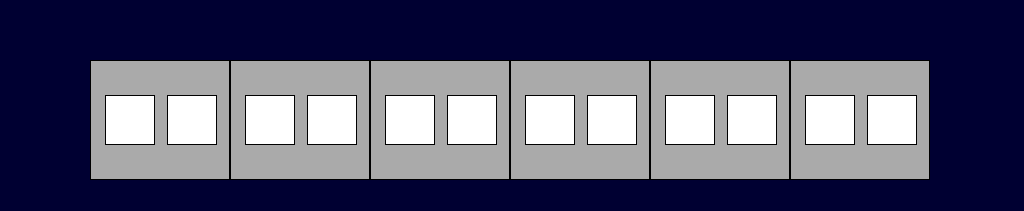
<?xml version="1.0" encoding="UTF-8"?>
<ui version="4.0">
 <class>VehicleBrakePage</class>
 <widget class="QWidget" name="VehicleBrakePage">
  <property name="geometry">
   <rect>
    <x>0</x>
    <y>0</y>
    <width>1024</width>
    <height>211</height>
   </rect>
  </property>
  <property name="windowTitle">
   <string>Form</string>
  </property>
  <property name="styleSheet">
   <string notr="true">QWidget
{
	background-color: rgb(0,0,50);
}
QLabel
{

font:24px,&quot;微软雅黑&quot;;
border:1px solid black;
}</string>
  </property>
  <widget class="QLabel" name="LBLM2">
   <property name="geometry">
    <rect>
     <x>510</x>
     <y>60</y>
     <width>140</width>
     <height>120</height>
    </rect>
   </property>
   <property name="styleSheet">
    <string notr="true">background-color:rgb(170,170,170);</string>
   </property>
   <property name="text">
    <string/>
   </property>
  </widget>
  <widget class="QLabel" name="LBLM1">
   <property name="geometry">
    <rect>
     <x>370</x>
     <y>60</y>
     <width>140</width>
     <height>120</height>
    </rect>
   </property>
   <property name="styleSheet">
    <string notr="true">background-color:rgb(170,170,170);</string>
   </property>
   <property name="text">
    <string/>
   </property>
  </widget>
  <widget class="QLabel" name="LBLMP1">
   <property name="geometry">
    <rect>
     <x>230</x>
     <y>60</y>
     <width>140</width>
     <height>120</height>
    </rect>
   </property>
   <property name="styleSheet">
    <string notr="true">background-color:rgb(170,170,170);</string>
   </property>
   <property name="text">
    <string/>
   </property>
  </widget>
  <widget class="QLabel" name="LBLTC1">
   <property name="geometry">
    <rect>
     <x>90</x>
     <y>60</y>
     <width>140</width>
     <height>120</height>
    </rect>
   </property>
   <property name="styleSheet">
    <string notr="true">background-color:rgb(170,170,170);</string>
   </property>
   <property name="text">
    <string/>
   </property>
  </widget>
  <widget class="QLabel" name="LBLTC2">
   <property name="geometry">
    <rect>
     <x>790</x>
     <y>60</y>
     <width>140</width>
     <height>120</height>
    </rect>
   </property>
   <property name="styleSheet">
    <string notr="true">background-color:rgb(170,170,170);</string>
   </property>
   <property name="text">
    <string/>
   </property>
  </widget>
  <widget class="QLabel" name="LBLMP2">
   <property name="geometry">
    <rect>
     <x>650</x>
     <y>60</y>
     <width>140</width>
     <height>120</height>
    </rect>
   </property>
   <property name="styleSheet">
    <string notr="true">background-color:rgb(170,170,170);</string>
   </property>
   <property name="text">
    <string/>
   </property>
  </widget>
  <widget class="QLabel" name="lbl_brake1_1">
   <property name="geometry">
    <rect>
     <x>105</x>
     <y>95</y>
     <width>50</width>
     <height>50</height>
    </rect>
   </property>
   <property name="styleSheet">
    <string notr="true">background-color: rgb(255, 255, 255);</string>
   </property>
   <property name="text">
    <string/>
   </property>
  </widget>
  <widget class="QLabel" name="lbl_brake1_2">
   <property name="geometry">
    <rect>
     <x>167</x>
     <y>95</y>
     <width>50</width>
     <height>50</height>
    </rect>
   </property>
   <property name="styleSheet">
    <string notr="true">background-color: rgb(255, 255, 255);</string>
   </property>
   <property name="text">
    <string/>
   </property>
  </widget>
  <widget class="QLabel" name="lbl_brake2_1">
   <property name="geometry">
    <rect>
     <x>245</x>
     <y>95</y>
     <width>50</width>
     <height>50</height>
    </rect>
   </property>
   <property name="styleSheet">
    <string notr="true">background-color: rgb(255, 255, 255);</string>
   </property>
   <property name="text">
    <string/>
   </property>
  </widget>
  <widget class="QLabel" name="lbl_brake2_2">
   <property name="geometry">
    <rect>
     <x>307</x>
     <y>95</y>
     <width>50</width>
     <height>50</height>
    </rect>
   </property>
   <property name="styleSheet">
    <string notr="true">background-color: rgb(255, 255, 255);</string>
   </property>
   <property name="text">
    <string/>
   </property>
  </widget>
  <widget class="QLabel" name="lbl_brake3_1">
   <property name="geometry">
    <rect>
     <x>385</x>
     <y>95</y>
     <width>50</width>
     <height>50</height>
    </rect>
   </property>
   <property name="styleSheet">
    <string notr="true">background-color: rgb(255, 255, 255);</string>
   </property>
   <property name="text">
    <string/>
   </property>
  </widget>
  <widget class="QLabel" name="lbl_brake3_2">
   <property name="geometry">
    <rect>
     <x>447</x>
     <y>95</y>
     <width>50</width>
     <height>50</height>
    </rect>
   </property>
   <property name="styleSheet">
    <string notr="true">background-color: rgb(255, 255, 255);</string>
   </property>
   <property name="text">
    <string/>
   </property>
  </widget>
  <widget class="QLabel" name="lbl_brake4_1">
   <property name="geometry">
    <rect>
     <x>525</x>
     <y>95</y>
     <width>50</width>
     <height>50</height>
    </rect>
   </property>
   <property name="styleSheet">
    <string notr="true">background-color: rgb(255, 255, 255);</string>
   </property>
   <property name="text">
    <string/>
   </property>
  </widget>
  <widget class="QLabel" name="lbl_brake4_2">
   <property name="geometry">
    <rect>
     <x>587</x>
     <y>95</y>
     <width>50</width>
     <height>50</height>
    </rect>
   </property>
   <property name="styleSheet">
    <string notr="true">background-color: rgb(255, 255, 255);</string>
   </property>
   <property name="text">
    <string/>
   </property>
  </widget>
  <widget class="QLabel" name="lbl_brake5_1">
   <property name="geometry">
    <rect>
     <x>665</x>
     <y>95</y>
     <width>50</width>
     <height>50</height>
    </rect>
   </property>
   <property name="styleSheet">
    <string notr="true">background-color: rgb(255, 255, 255);</string>
   </property>
   <property name="text">
    <string/>
   </property>
  </widget>
  <widget class="QLabel" name="lbl_brake5_2">
   <property name="geometry">
    <rect>
     <x>727</x>
     <y>95</y>
     <width>50</width>
     <height>50</height>
    </rect>
   </property>
   <property name="styleSheet">
    <string notr="true">background-color: rgb(255, 255, 255);</string>
   </property>
   <property name="text">
    <string/>
   </property>
  </widget>
  <widget class="QLabel" name="lbl_brake6_1">
   <property name="geometry">
    <rect>
     <x>805</x>
     <y>95</y>
     <width>50</width>
     <height>50</height>
    </rect>
   </property>
   <property name="styleSheet">
    <string notr="true">background-color: rgb(255, 255, 255);</string>
   </property>
   <property name="text">
    <string/>
   </property>
  </widget>
  <widget class="QLabel" name="lbl_brake6_2">
   <property name="geometry">
    <rect>
     <x>867</x>
     <y>95</y>
     <width>50</width>
     <height>50</height>
    </rect>
   </property>
   <property name="styleSheet">
    <string notr="true">background-color: rgb(255, 255, 255);</string>
   </property>
   <property name="text">
    <string/>
   </property>
  </widget>
 </widget>
 <resources/>
 <connections/>
</ui>
